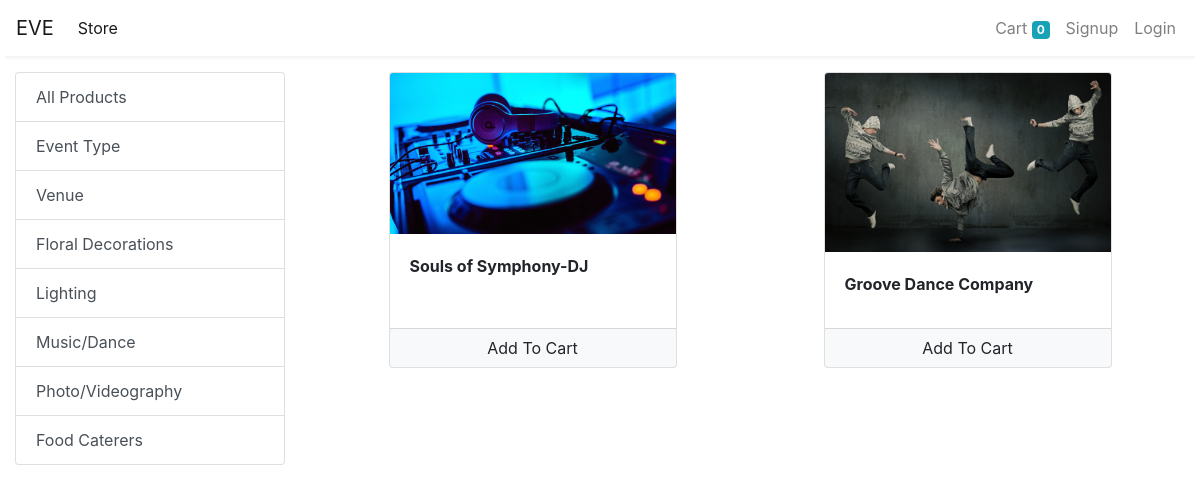
Page /store?category=10 on the committed database.
### store/models/category.py (models this page shows, shortened)
class Category(models.Model):
    name = models.CharField(max_length=20)
    @staticmethod
    def get_all_categories():
        return Category.objects.all()

### store/models/product.py (models this page shows, shortened)
class Product(models.Model):
    name = models.CharField(max_length=50)
    price = models.IntegerField(null = True,default=0)
    category = models.ForeignKey(Category, on_delete=models.CASCADE, default=1)
    description = models.CharField(max_length=200, default='' , null=True , blank=True)
    image = models.ImageField(upload_to='uploads/products/')
    @staticmethod
    def get_all_products_by_categoryid(category_id):
        if category_id:
            return Product.objects.filter(category = category_id)
        else:
            return Product.get_all_products();

### store/views/home.py (the view)
# urls.py: path('' , include('store.urls'))
def store(request):
    cart = request.session.get('cart')
    if not cart:
        request.session['cart'] = {}
    products = None
    categories = Category.get_all_categories()
    categoryID = request.GET.get('category')
    if categoryID:
        products = Product.get_all_products_by_categoryid(categoryID)
    else:
        products = Product.get_all_products();
    data = {}
    data['products'] = products
    data['categories'] = categories
    print('you are : ', request.session.get('email'))
    return render(request, 'index.html', data)

### store/templatetags/cart.py (called while the page is built)
@register.filter(name='is_in_cart')
def is_in_cart(product  , cart):
    keys = cart.keys()
    for id in keys:
        if int(id) == product.id:
            return True
    return False;

### store/templates/index.html (shortened to what this page needs)
{% extends 'base.html' %}
{% block content %}
{% load cart %}
{% load custom_filter %}
<div class="container-fluid mt-3">
	<div class="row">
		<div class="col-lg-3 mx-auto">
			<div class="list-group">
				<a href="/" class="list-group-item list-group-item-action">All Products</a>
				{% for category in categories %}
				<a href="/?category={{category.id}}"
					class="list-group-item list-group-item-action">{{category.name}}</a>
				{% endfor %}
			</div>
		</div>
		<div id='products' class="col-lg-9 mx-auto">
			<div class="row mx-auto">
				{% for product in products %}
				<div class="card mx-auto mb-3" id={{product.id}} style="width: 18rem;">
					<img class="card-img-top" src="{{product.image.url}}" alt="Card image cap">
					<div class="card-body">
						<p class="card-title"><b>{{product.name}} </b></p>
					</div>
					<div class="card-footer p-0 no-gutters">
						{% if product|is_in_cart:request.session.cart %}
						<div class="row no-gutters">
							<form action="/#{{product.id}}" class="col-2 " method="post">
								{% csrf_token %}
								<input hidden type="text" name='product' value='{{product.id}}'>
								<input hidden type="text" name='remove' value='True'>
								<input type="submit" value=" - " class="btn btn-block btn-light border-right">
							</form>
							<div class="text-center col">{{product|cart_quantity:request.session.cart}} in Cart</div>
							<form action="/#{{product.id}}" class="col-2 " method="post">
								{% csrf_token %}
								<input hidden type="text" name='product' value='{{product.id}}'>
								<input type="submit" value=" + " class="btn btn-block btn-light border-left">
							</form>
						</div>
						{% else %}
						<form action="/#{{product.id}}" method="POST" class="btn-block">
							<input type="submit" class="float-right btn btn-light  form-control"
								value="Add To Cart">
						</form>
						{% endif %}
					</div>
				</div>
				{% endfor %}
			</div>
		</div>
	</div>
</div>
{% endblock %}

### rows in the picture
Category: name "Event Type"
Category: name "Venue"
Category: name "Floral Decorations"
Category: name "Lighting"
Category: name "Music/Dance"
Category: name "Photo/Videography"
Category: name "Food Caterers"
Product: image (picture), name "Souls of Symphony-DJ"
Product: image (picture), name "Groove Dance Company"

### other values in the picture
{{ request.session.cart.keys|length }} "0"
